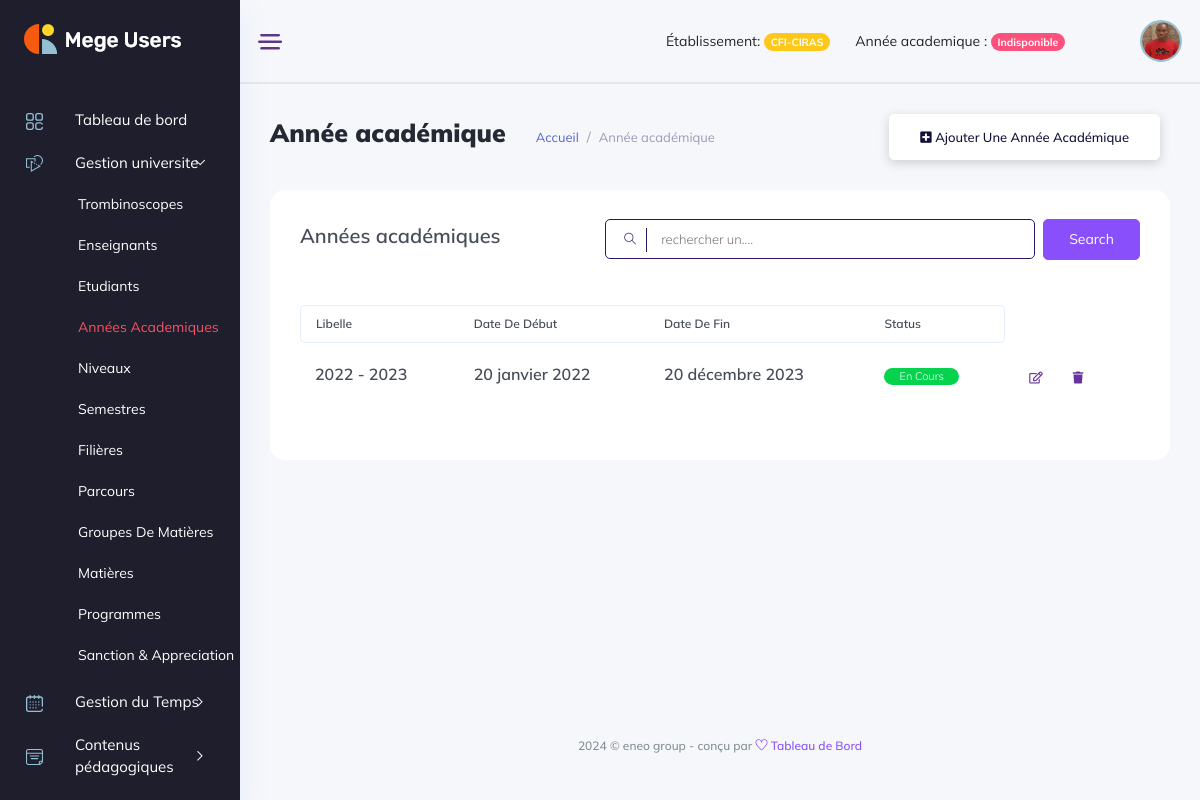
Page /manager_dashboard/gestion_universite/année-academiques/ (signed in) on the committed database.
### backend/models/user_account.py (models this page shows, shortened)
class User(AbstractBaseUser, PermissionsMixin):
    school = models.ForeignKey(Etablishment, on_delete=models.CASCADE, null=True, blank=True)
    username = models.CharField(max_length=255, unique=True,)
    student = models.OneToOneField(Student, unique=True, on_delete=models.SET_NULL, null=True, blank=True)
    teacher = models.OneToOneField(Teacher, unique=True, on_delete=models.SET_NULL, null=True, blank=True)
    management_profil = models.OneToOneField(ManagementProfil, unique=True, on_delete=models.CASCADE, null=True, blank=True)
    is_active = models.BooleanField(default=True)
    is_admin = models.BooleanField(default=False)
    is_admin_school = models.BooleanField(default=False)
    is_manager = models.BooleanField(default=False)
    is_accountant = models.BooleanField(default=False)
    is_student = models.BooleanField(default=False)
    is_teacher = models.BooleanField(default=False)
    created_at = models.DateTimeField(auto_now_add=True)
    updated_at = models.DateTimeField(auto_now=True)
    objects = UserManager()
    USERNAME_FIELD = 'username'

### backend/models/gestion_ecole.py (models this page shows, shortened)
class Etablishment(models.Model):
    name = models.CharField(max_length=120)
    tel = models.CharField(max_length=20)
    address = models.CharField(max_length=100)
    social_address = models.CharField(max_length=100, blank=True, null=True)
    email = models.EmailField(max_length=200, blank=True, null=True)
    bulletin_foot = models.CharField(max_length=50, blank=True, null=True)
    currency = models.CharField(max_length=50, choices=currencies, blank=True, null=True)
    système = models.CharField(max_length=50, choices=systemes, blank=True, null=True)
    status_fees = models.CharField(max_length=50, choices=statues, blank=True, null=True)
    subscription_fees = models.IntegerField(default=1000, blank=True, null=True)
    month = models.IntegerField(default=9, blank=True, null=True)
    re_registration_fees = models.IntegerField(default=800, blank=True, null=True)

class AcademicYear(models.Model):
    label = models.CharField(max_length=50)
    start_date = models.DateField(blank=True, null=True)
    end_date = models.DateField(blank=True, null=True)
    status = models.BooleanField(default=True)
    school = models.ForeignKey(Etablishment, on_delete=models.CASCADE, null=True)
    created_at = models.DateTimeField(auto_now_add=True)
    updated_at = models.DateTimeField(auto_now=True)

### manager_dashboard/views/gestion_universite_view.py (called while the page is built)
    def dispatch(self,request, *args, **kwargs):
        if not request.user.is_authenticated:
            return redirect('backend:login')
        if request.user.is_manager or request.user.is_admin_school:
            return super().dispatch(request, *args, **kwargs)
        return redirect('backend:logout')

    def get(self, request, *args, **kwargs):
        academic_years = AcademicYear.objects.filter(school=request.user.school).order_by('-label')
        context = {'academic_years': academic_years}
        return render(request, template_name=self.template, context=context)

### manager_dashboard/templates/manager_dashboard/gestion_universite/annee_academiques.html (shortened to what this page needs)
{% extends '../base.html' %}
{% load static %}
{% block content %}
<div class="main_content_iner overly_inner ">
    <div class="container-fluid p-0 ">
        <div class="row">
            <div class="col-12">
                <div class="page_title_box d-flex flex-wrap align-items-center justify-content-between">
                    <div class="page_title_left d-flex align-items-center">
                        <h3 class="f_s_25 f_w_700 dark_text mr_30">Année académique</h3>
                        <ol class="breadcrumb page_bradcam mb-0">
                            <li class="breadcrumb-item"><a class='text-primary' href='{% url "manager_dashboard:index" %}'>Accueil</a></li>
                            <li class="breadcrumb-item"><a href="">Année académique</a></li>
                        </ol>
                    </div>
                    {% if not user.is_admin_school %}
                    <div class="page_title_right">
                        <div class="page_date_button d-flex align-items-center">
                            <a href='{% url "manager_dashboard:add_year" %}' class="white_btn3"><i class="fas fa-plus-square"></i> Ajouter une année académique</a>
                        </div>
                    </div>
                    {% endif %}
                </div>
            </div>
        </div>
        <div class="row">
            <div class="col-lg-12">
                <div class="white_card card_height_100 mb_30 pt-4">
                    <div class="white_card_body">
                        <div class="QA_section">
                            <div class="white_box_tittle list_header">
                                <h4>Années académiques </h4>
                                <div class="box_right d-flex lms_block">
                                    <div class="serach_field_2">
                                        <div class="search_inner">
                                            <form Active="#">
                                                <div class="search_field">
                                                    <input type="text" id="searchInput" placeholder="rechercher un....">
                                                </div>
                                                <button type="submit"> <i class="ti-search"></i> </button>
                                            </form>
                                        </div>
                                    </div>
                                    <div class="add_button ms-2">
                                        <a href="#" data-toggle="modal" data-target="#addcategory" class="btn_1">search</a>
                                    </div>
                                </div>
                            </div>
                            <div class="QA_table mb_30">
                                <table id="dataTable" class="table lms_table_active ">
                                    <thead>
                                        <tr>
                                            <th scope="col">Libelle</th>
                                            <th scope="col">Date de début</th>
                                            <th scope="col">Date de fin</th>
                                            <th scope="col">Status</th>
                                        </tr>
                                    </thead>
                                    <tbody id="elementList">
                                        {% for year in academic_years %}
                                            <tr data-id="{{ year.id }}">
                                                <td> <h6> {{ year.label }} </h6></td>
                                                <td> <h6> {{ year.start_date }}</h6></td>
                                                <td> <h6> {{ year.end_date }} </h6></td>
                                                {% if year.status %}
                                                    <td><h6> <a class="status_btn">En cours</a></h6></td>
                                                {% else %}
                                                    <td><h6> <a class="status_Btn">Clôturé</a></h6></td>
                                                {% endif %}
                                                {% if not user.is_admin_school %}
                                                <td>
                                                    <div class="action_btns d-flex">
                                                        <a href='{% url "manager_dashboard:edit_year" year.id %}' class="action_btn mr_10"> <i class="far fa-edit"></i> </a>
                                                        <a href="#" onclick='deleteYear({{ year.id }})' class="action_btn"> <i class="fas fa-trash"></i> </a>
                                                    </div>
                                                </td>
                                                {% endif %}
                                            </tr>
                                        {% endfor %}
                                    </tbody>
                                </table>
                            </div>
                        </div>
                    </div>
                </div>
            </div>
        </div>
    </div>
</div>
{% endblock content %}

### manager_dashboard/templates/manager_dashboard/base.html (shortened to what this page needs)
<!DOCTYPE html>
{% load static %}
<html lang="fr">
<head>
    <link rel="stylesheet" href="{% static 'css/bootstrap1.min.css' %}" />
    <link rel="stylesheet" href="{% static 'vendors/themefy_icon/themify-icons.css' %}" />
    <link rel="stylesheet" href="{% static 'vendors/niceselect/css/nice-select.css' %}" />
    <link rel="stylesheet" href="{% static 'vendors/owl_carousel/css/owl.carousel.css' %}" />
    <link rel="stylesheet" href="{% static 'vendors/gijgo/gijgo.min.css' %}" />
    <link rel="stylesheet" href="{% static 'vendors/font_awesome/css/all.min.css' %}" />
    <link rel="stylesheet" href="{% static 'vendors/tagsinput/tagsinput.css' %}" />
    <link rel="stylesheet" href="{% static 'vendors/datepicker/date-picker.css' %}" />
    <link rel="stylesheet" href="{% static 'vendors/vectormap-home/vectormap-2.0.2.css' %}" />
    <link rel="stylesheet" href="{% static 'vendors/scroll/scrollable.css' %}" />
    <link rel="stylesheet" href="{% static 'vendors/datatable/css/jquery.dataTables.min.css' %}" />
    <link rel="stylesheet" href="{% static 'vendors/datatable/css/responsive.dataTables.min.css' %}" />
    <link rel="stylesheet" href="{% static 'vendors/datatable/css/buttons.dataTables.min.css' %}" />
    <link rel="stylesheet" href="{% static 'vendors/text_editor/summernote-bs4.css' %}" />
    <link rel="stylesheet" href="{% static 'vendors/morris/morris.css' %}">
    <link rel="stylesheet" href="{% static 'vendors/material_icon/material-icons.css' %}" />
    <link rel="stylesheet" href="{% static 'css/metisMenu.css' %}">
    <link rel="stylesheet" href="{% static 'css/style1.css' %}" />
    <link rel="stylesheet" href="{% static 'css/colors/default.css' %}" id="colorSkinCSS">
</head>
<body class="crm_body_bg">
    <nav class="sidebar dark_sidebar">
        <div class="logo d-flex justify-content-between">
            <a class="large_logo" href="index-2.html"><img src="{% static 'img/logo_white.png' %}" alt></a>
        </div>
        <ul id="sidebar_menu">
            <li class>
                <a href='{% url "manager_dashboard:index" %}' aria-expanded="false">
                    <div class="nav_icon_small">
                    <img src="{% static 'img/menu-icon/dashboard.svg' %}" alt>
                    </div>
                    <div class="nav_title">
                        <span>Tableau de bord</span>
                    </div>
                </a>
            </li>
            <li class>
                <a class="has-arrow" href="#" aria-expanded="false">
                    <div class="nav_icon_small">
                        <img src="{% static 'img/menu-icon/16.svg' %}" alt>
                    </div>
                    <div class="nav_title">
                        <span>Gestion universite </span>
                    </div>
                </a>
                <ul>
                    <li><a href='{% url "manager_dashboard:trombinoscopes" %}'>Trombinoscopes</a></li>
                    <li><a href='{% url "manager_dashboard:teachers" %}'>Enseignants</a></li>
                    <li><a href='{% url "manager_dashboard:students" %}'>Etudiants</a></li>
                    <li><a href='{% url "manager_dashboard:years" %}'>Années academiques</a></li>
                    <li><a href='{% url "manager_dashboard:levels" %}'>Niveaux</a></li>
                    <li><a href='{% url "manager_dashboard:semesters" %}'>Semestres</a></li>
                    <li><a href='{% url "manager_dashboard:sectors" %}'>Filières</a></li>
                    <li><a href='{% url "manager_dashboard:careers" %}'>Parcours</a></li>
                    <li><a href='{% url "manager_dashboard:group_subjects" %}'>Groupes de Matières</a></li>
                    <li><a href='{% url "manager_dashboard:subjects" %}'>Matières</a></li>
                    <li><a href='{% url "manager_dashboard:programs" %}'>Programmes</a></li>
                    <li><a href='{% url "manager_dashboard:sanction_appreciations" %}'>Sanction & Appreciation</a></li>
                </ul>
            </li>
            <li class>
                <a class="has-arrow" href="#" aria-expanded="false">
                    <div class="nav_icon_small">
                        <img src="{% static 'img/menu-icon/15.svg' %}" alt>
                    </div>
                    <div class="nav_title">
                        <span>Gestion du Temps </span>
                    </div>
                </a>
            </li>
            <li class>
                <a class="has-arrow" href="#" aria-expanded="false">
                    <div class="nav_icon_small">
                        <img src="{% static 'img/menu-icon/11.svg' %}" alt>
                    </div>
                    <div class="nav_title">
                        <span>Contenus pédagogiques </span>
                    </div>
                </a>
            </li>
            <li class>
                <a class="has-arrow" href="#" aria-expanded="false">
                </a>
            </li>
        </ul>
    </nav>
    <section class="main_content dashboard_part large_header_bg">
        <div class="container-fluid g-0">
            <div class="row">
                <div class="col-lg-12 p-0 ">
                    <div class="header_iner d-flex justify-content-between align-items-center">
                        <div class="line_icon open_miniSide d-none d-lg-block">
                            <img src="{% static 'img/line_img.png' %}" alt>
                        </div>
                        <div class="header_right d-flex justify-content-between align-items-center">
                            <div class="header_notification_warp d-flex align-items-center">
                                <li style="margin-right: 25px;">
                                    Établissement: <span class="badge rounded-pill bg-warning">{{user.school.name}}</span>
                                </li>
                                <li style="margin-right: 25px;">
                                    Année academique :
                                    {% if request.session.academic_year %}
                                        {% with academic_year=request.session.academic_year %}
                                            <span class="badge rounded-pill bg-primary">{{request.session.academic_year}}</span>
                                        {% endwith %}
                                    {% else %}
                                        <span class="badge rounded-pill bg-danger">Indisponible</span>
                                    {%endif%}
                                </li>
                            </div>
                            <div class="profile_info">
                                <img src="{% static 'img/membre.jpg' %}" width="50" height="50" alt="#">
                            </div>
                        </div>
                    </div>
                </div>
            </div>
        </div>
        {% block content %}{% endblock %}
        <div class="footer_part">
            <div class="container-fluid">
                <div class="row">
                    <div class="col-lg-12">
                        <div class="footer_iner text-center">
                            <p>{% now "Y" %} © eneo group - conçu par <a href="#"> <i class="ti-heart"></i> </a><a href="#"> Tableau de Bord</a></p>
                        </div>
                    </div>
                </div>
            </div>
        </div>
    </section>
</body>
</html>

### elimu_universite/static/css/metisMenu.css (style rules this page uses)
.metismenu .has-arrow { position:relative }
.metismenu .has-arrow::after { position:absolute;content:'';transform:rotate(-90deg) translate(0,-50%);transform-origin:top;top:50%;transition:all .3s ease-out;right:40px;content:"\e64b";font-family:themify;color:#a5adc6;font-weight:600;font-size:14px }
.metismenu .mm-active>.has-arrow::after,.metismenu .has-arrow[aria-expanded=true]::after { transform:rotate(180deg) translate(0,-50%) }

### rows in the picture
User: school.name "CFI-CIRAS"
AcademicYear: label "2022 - 2023", start_date "20 janvier 2022", end_date "20 décembre 2023", status "En Cours"
